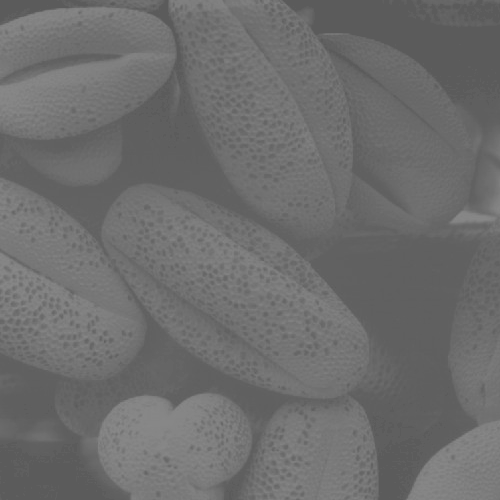
#> input picture Lab3/in/Q3_1_1.tif, 500 x 500 px
$ jupyter execute --allow-errors spatial_trans.ipynb
#> lines starting #> are read from the running program, lines starting #| are printed output that depends on the picture
#> further down, test1_1 is the input picture: shape (500, 500); min 91, max 138, mean 109.1
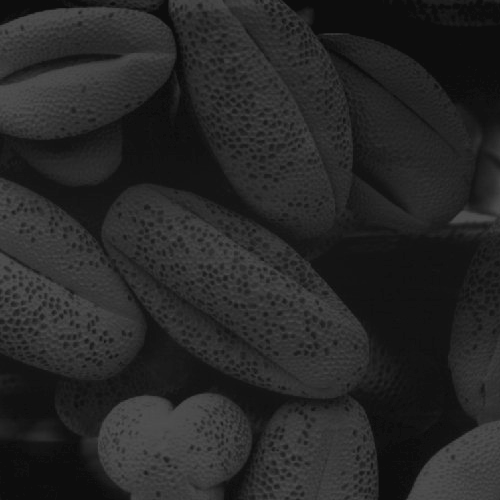
#> input picture Lab3/in/Q3_1_2.tif, 500 x 500 px
#> further down, test1_2 is the input picture: shape (500, 500); min 13, max 83, mean 38.7
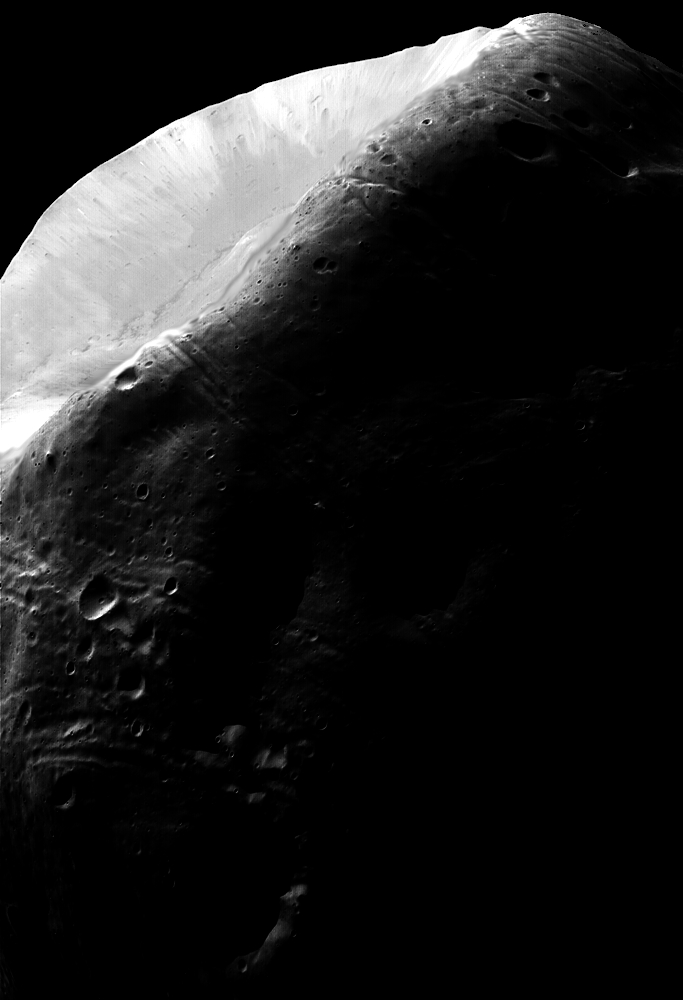
#> input picture Lab3/in/Q3_2.tif, 683 x 1000 px
#> further down, test2 is the input picture: shape (1000, 683); min 0, max 255, mean 31.7
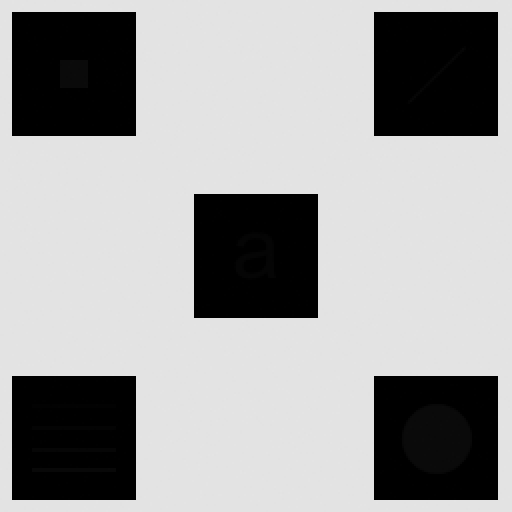
#> input picture Lab3/in/Q3_3.tif, 512 x 512 px
#> further down, test3 is the input picture: shape (512, 512); min 0, max 228, mean 160.7
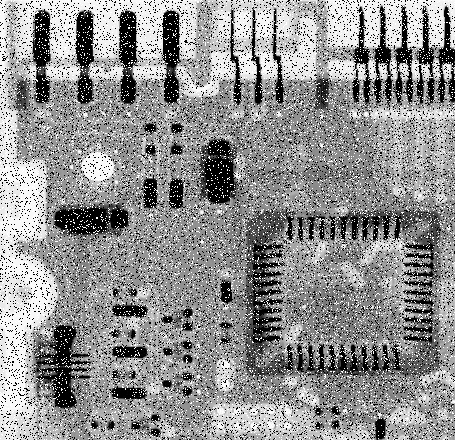
#> input picture Lab3/in/Q3_4.tif, 455 x 440 px
#> further down, test4 is the input picture: shape (440, 455); min 0, max 255, mean 144.1
#| This is a (500, 500) image, with datatype uint8
[cell 1]
import numpy as np
import matplotlib.pyplot as plt
from PIL import Image

[cell 2]
def hist_equ(input_image):
    # number of pixel
    N = input_image.shape[0] * input_image.shape[1]
    # histogram
    input_hist, _ = np.histogram(input_image.flatten(), 256, [0, 256])
    input_hist = input_hist/N
    # cumulative histogram
    cdf = input_hist.cumsum() #implicitly converted to float64
    # histogram equalization
    output_image = np.zeros(input_image.shape, dtype=input_image.dtype)
    output_image = 255 * cdf[input_image]
    output_image = output_image.astype(np.uint8)
    output_hist, _ = np.histogram(output_image.flatten(), 256, [0, 256])
    output_hist = output_hist/N
    return (output_image, output_hist, input_hist)

[cell 3]
def hist_match(input_image, spec_hist):
    # number of pixel
    N = input_image.shape[0] * input_image.shape[1]
    # histogram
    input_hist, _ = np.histogram(input_image.flatten(), 256, [0, 256])
    input_hist = input_hist/N
    # equalized
    eq_img, eq_hist, _ = hist_equ(input_image)
    eq_hist_cdf = eq_hist.cumsum()  #is a functioni, input: pixel value, output: cumulative probability
    # normalized specified cumulative histogram
    spec_hist = spec_hist/spec_hist.sum()
    spec_cdf = spec_hist.cumsum()
    # transform function: inversing the equalized histogram
    temp = eq_hist_cdf[eq_img]  #mapping equalized image to its cumulative probability
    # mapping the cumulative probability to the specified cumulative probability
    output_image_flatten = np.argmin(np.abs(temp.flatten()[:,np.newaxis]-spec_cdf), axis=1).astype(np.uint8)   #find the closest value in spec_cdf, and return the index, using broadcastin
    output_image = output_image_flatten.reshape(input_image.shape)
    output_hist,_ = np.histogram(output_image_flatten, 256, [0, 256])
    output_hist = output_hist/N
    return (output_image, output_hist, input_hist)

[cell 4]
def local_hist_equ(input_image, m_size):
    # number of pixel
    N = input_image.shape[0] * input_image.shape[1]
    # histogram
    input_hist, _ = np.histogram(input_image.flatten(), 256, [0, 256])
    input_hist = input_hist/N
    # padding, and ensure m_size is odd
    if m_size % 2 == 0:
        m_size += 1
    temp = np.pad(input_image, m_size//2, mode='constant', constant_values=0)
    # local histogram equalization
    output_image = np.zeros(input_image.shape, dtype=input_image.dtype)
    filter_N = m_size * m_size
    for i in range(input_image.shape[0]):
        for j in range(input_image.shape[1]):
            temp_hist, _ = np.histogram(temp[i:i+m_size, j:j+m_size].flatten(), 256, [0, 256])
            temp_hist = temp_hist/filter_N
            cdf = temp_hist.cumsum()
            output_image[i, j] = 255 * cdf[input_image[i, j]]
    output_image = output_image.astype(np.uint8)
    output_hist, _ = np.histogram(output_image.flatten(), 256, [0, 256])
    output_hist = output_hist/N
    return (output_image, output_hist, input_hist)

[cell 5]
def reduce_SAP(input_image, n_size):
    '''
    flipping the image at the edges would produce better results
    '''
    # padding, and ensure n_size is odd
    if n_size % 2 == 0:
        n_size += 1
    temp = np.pad(input_image, n_size//2, mode='constant', constant_values=0)

    output_image = np.zeros(input_image.shape, dtype=input_image.dtype)

    for i in range(input_image.shape[0]):
        for j in range(input_image.shape[1]):
            output_image[i, j] = np.median(temp[i:i+n_size, j:j+n_size])
    return output_image

#> (a cell that did not finish here is left out)

#> in hist_equ, `input_hist, _ = np.histogram(input_image.flatten(), 256, [0, 256])`: input_hist = 256 values, max 19078 at index 96, min 0 at index 0, mean 976.6
#> in hist_equ, `input_hist = input_hist/N`: input_hist = 256 values, max 0.0763 at index 96, min 0 at index 0, mean 0.00391
#> in hist_equ, `cdf = input_hist.cumsum()`: cdf = 256 values from 0 to 1
#> in hist_equ, `output_image = 255 * cdf[input_image]`:
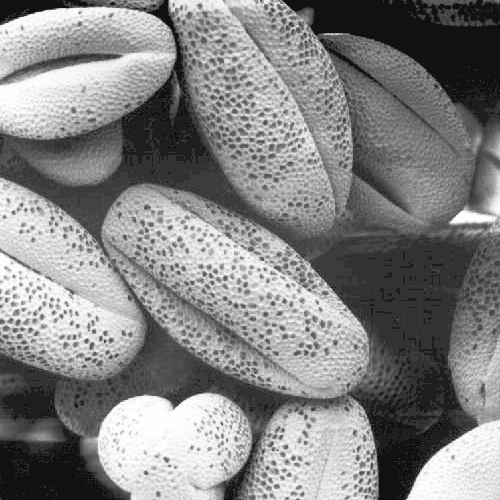
#> output_image: shape (500, 500) float64; min 17.85, max 255, mean 131.9
#> in hist_equ, `output_hist, _ = np.histogram(output_image.flatten(), 256, [0, 256])`: output_hist = 256 values, max 19078 at index 50, min 0 at index 0, mean 976.6
#> in hist_equ, `output_hist = output_hist/N`: output_hist = 256 values, max 0.0763 at index 50, min 0 at index 0, mean 0.00391
#> `output_image1_1, output_hist1_1, input_hist1_1 = hist_equ(test1_1)`: output_hist1_1 has the same summary as output_hist in hist_equ; input_hist1_1 has the same summary as input_hist in hist_equ
#> `plt.show()`:
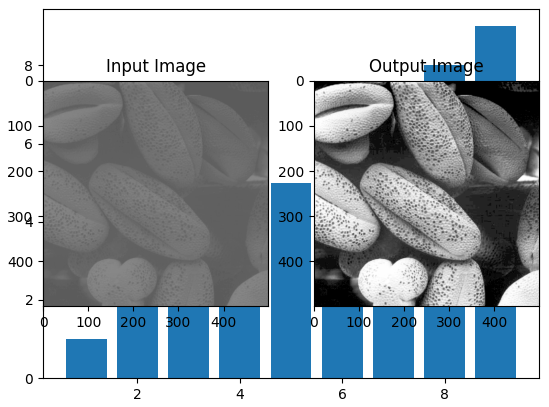
#> figure drawn by matplotlib, 3 panels; panel 1: tallest bar 9 high, from x = 8.6 to 9.4
#> `plt.show()`:
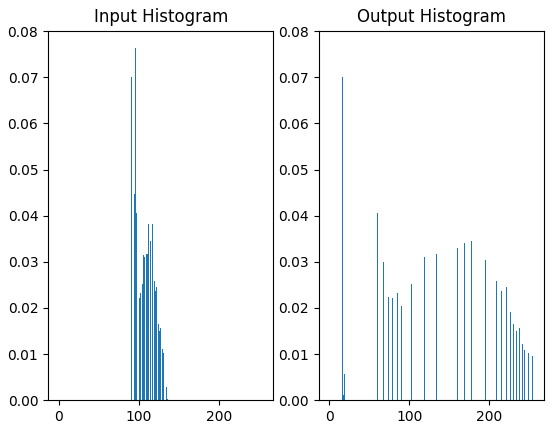
#> figure drawn by matplotlib, 2 panels; panel 1: tallest bar 0.0763 high, from x = 95.6 to 96.4; panel 2: tallest bar 0.0763 high, from x = 49.6 to 50.4
    plt.subplot(1,2,1)
    plt.imshow(test1_1, cmap='gray',vmin=0, vmax=255)  # why it seems like the image has already been equalized? but add vmin and vmax can solve this problem
    plt.title('Input Image')
    plt.subplot(1,2,2)
    plt.imshow(output_image1_1, cmap='gray')
    plt.title('Output Image')
    plt.show()

    plt.subplot(1,2,1)
    plt.bar(np.arange(256), input_hist1_1)
    plt.title('Input Histogram')
    plt.subplot(1,2,2)
    plt.bar(np.arange(256), output_hist1_1)
    plt.title('Output Histogram')
    plt.show()

    img = Image.fromarray(output_image1_1)
    Image.fromarray(output_image1_1).save('out/Q3_1_1_output.jpg')

    output_image1_2, output_hist1_2, input_hist1_2 = hist_equ(test1_2)
#> `output_image1_2, output_hist1_2, input_hist1_2 = hist_equ(test1_2)`: output_hist1_2 = 256 values, max 0.0733 at index 18, min 0 at index 0, mean 0.00391; input_hist1_2 = 256 values, max 0.0709 at index 13, min 0 at index 0, mean 0.00391
#> `plt.show()`:
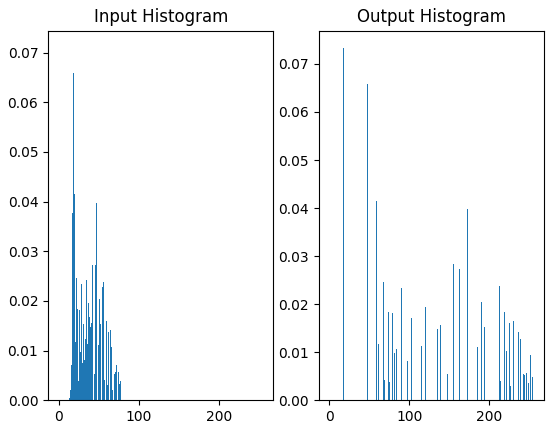
#> figure drawn by matplotlib, 2 panels; panel 1: tallest bar 0.0709 high, from x = 12.6 to 13.4; panel 2: tallest bar 0.0733 high, from x = 17.6 to 18.4
#> `plt.show()`:
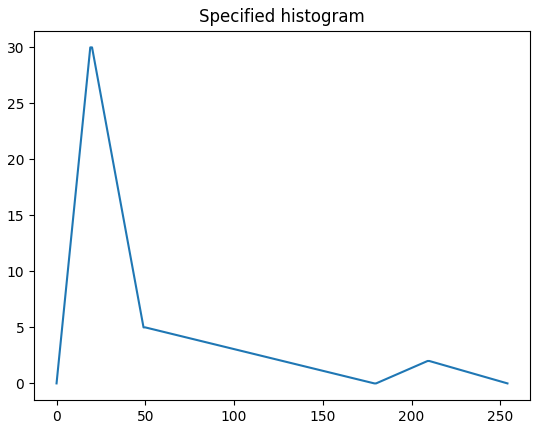
#> figure drawn by matplotlib, 1 panel; curve peaks at x = 19, y = 30

    plt.subplot(1,2,1)
    plt.bar(np.arange(256), input_hist1_2)
    plt.title('Input Histogram')
    plt.subplot(1,2,2)
    plt.bar(np.arange(256), output_hist1_2)
    plt.title('Output Histogram')
    plt.show()

    img = Image.fromarray(output_image1_2)
    Image.fromarray(output_image1_2).save('out/Q3_1_2_output.jpg')

    # Histogram matching
    spec_hist = np.hstack((np.linspace(0,30,20),np.linspace(30,5,30),np.linspace(5,0,130),np.linspace(0,2,30),np.linspace(2,0,45)))
    plt.plot(spec_hist)
    plt.title('Specified histogram')
    plt.show()
    output_image2, output_hist2, input_hist2 = hist_match(test2,spec_hist)
#> in hist_match, `input_hist, _ = np.histogram(input_image.flatten(), 256, [0, 256])`: input_hist = 256 values, max 421847 at index 0, min 11 at index 90, mean 2668
#> in hist_match, `input_hist = input_hist/N`: input_hist = 256 values, max 0.618 at index 0, min 1.61e-05 at index 90, mean 0.00391
#> in hist_equ (call 3), `input_hist, _ = np.histogram(input_image.flatten(), 256, [0, 256])`: input_hist = 256 values, max 421847 at index 0, min 11 at index 90, mean 2668
#> in hist_equ (call 3), `input_hist = input_hist/N`: input_hist = 256 values, max 0.618 at index 0, min 1.61e-05 at index 90, mean 0.00391
#> in hist_equ (call 3), `cdf = input_hist.cumsum()`: cdf = 256 values from 0.618 to 1
#> in hist_equ (call 3), `output_image = 255 * cdf[input_image]`:
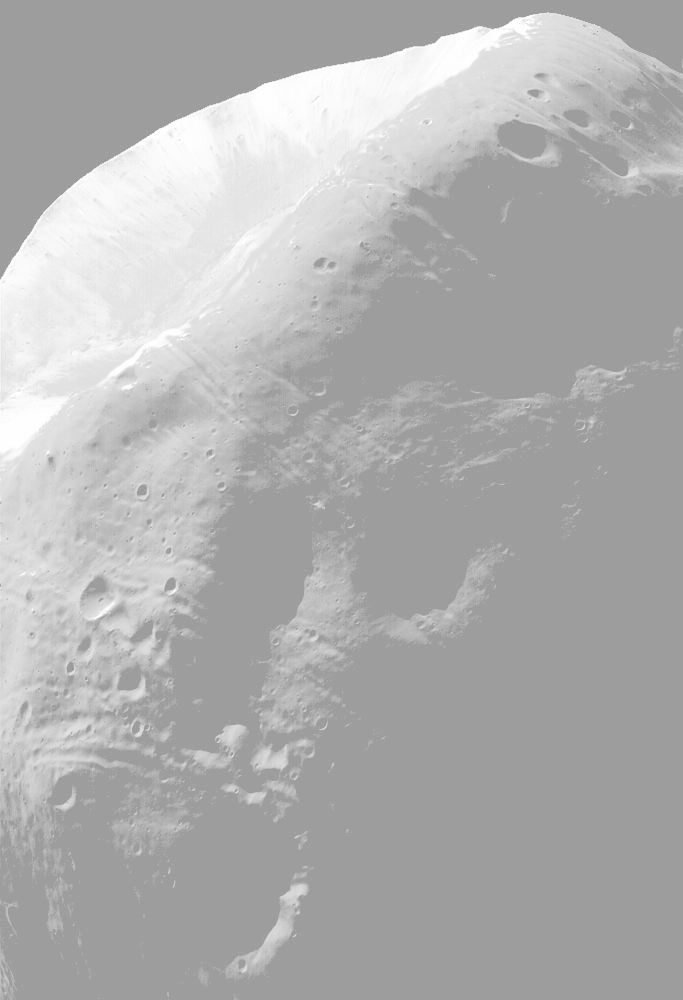
#> output_image: shape (1000, 683) float64; min 157.5, max 255, mean 176.5
#> in hist_equ (call 3), `output_hist, _ = np.histogram(output_image.flatten(), 256, [0, 256])`: output_hist = 256 values, max 421847 at index 157, min 0 at index 0, mean 2668
#> in hist_equ (call 3), `output_hist = output_hist/N`: output_hist = 256 values, max 0.618 at index 157, min 0 at index 0, mean 0.00391
#> in hist_match, `eq_img, eq_hist, _ = hist_equ(input_image)`: eq_hist has the same summary as output_hist in hist_equ
#> in hist_match, `eq_hist_cdf = eq_hist.cumsum()`: eq_hist_cdf = 256 values from 0 to 1

    plt.subplot(1,2,1)
    plt.bar(np.arange(256), input_hist2)
    plt.title('Input Histogram')
    plt.subplot(1,2,2)
    plt.bar(np.arange(256), output_hist2)
    plt.title('Output Histogram')
    plt.show()

    img = Image.fromarray(output_image2)
    Image.fromarray(output_image2).save('out/Q3_2_output.jpg')

    # Local histogram equalization
    output_image3, output_hist3, input_hist3 = local_hist_equ(test3, 5)
    plt.subplot(1,2,1)
    plt.bar(np.arange(256), input_hist3)
    plt.title('Input Histogram')
    plt.subplot(1,2,2)
    plt.bar(np.arange(256), output_hist3)
    plt.title('Output Histogram')
    plt.show()

    img = Image.fromarray(output_image3)
    Image.fromarray(output_image3).save('out/Q3_3_output.jpg')

    # Reduce salt-and-pepper noise
    output_image4 = reduce_SAP(test4, 5)
    img = Image.fromarray(output_image4)
    Image.fromarray(output_image4).save('out/Q3_4_output.jpg')
